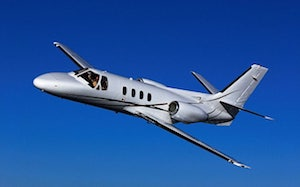
%> input picture Coursework02/Test/Image/plane.jpg, 300 x 187 px
$ octave Task02_2.m   (GNU Octave 9; MATLAB toolbox functions it lacks are replaced by stand-ins)
%> lines starting %> are read from the running program, lines starting %| are printed output that depends on the picture; in (x1, y1, x2, y2) boxes, pixels count from 0 and x2, y2 are one past the last pixel; in counts of white or black regions, pixels touching at a corner belong together; the program's own positions count from 1
### Coursework02/Test/calcAdjancency.m
function neighbors = calcAdjancency( Mask )

[height, width]      = size(Mask);
[row_mask, col_mask] = find(Mask);

% sparse Create sparse matrix.
% sparse(indexX,indexY,value)
neighbors = sparse(length(row_mask), length(row_mask), 0);

% the linear indexs of all the pixels in the mask
roi_idxs = sub2ind([height, width], row_mask, col_mask);

for k = 1:size(row_mask, 1), %traverse all the pixels in the mask
    %4 the neighbors of [row_mask(k), col_mask(k)]
    connected_4 = [row_mask(k), col_mask(k)-1;%left
                   row_mask(k), col_mask(k)+1;%right
                   row_mask(k)-1, col_mask(k);%top
                   row_mask(k)+1, col_mask(k)];%bottom

    % the linear indexs of the 4 neighbors
    ind_neighbors = sub2ind([height, width], connected_4(:, 1), connected_4(:, 2));

    %?????? i = ismembc2(t, X)???t?X???????X???????????
    for neighbor_idx = 1: 4, %number of neighbors,
        adjacent_pixel_idx =  ismembc2(ind_neighbors(neighbor_idx), roi_idxs);
        if (adjacent_pixel_idx ~= 0)
%         adjacent_pixel_idx =  ismember(ind_neighbors(neighbor_idx), roi_idxs);
%         disp(adjacent_pixel_idx);
%         if (adjacent_pixel_idx)
            neighbors(k, adjacent_pixel_idx) = 1;
        end
    end

end
end

### Coursework02/Test/Task02_2.m
close all;
clear;
clc;

dolphinImage   = imread('image/plane.jpg');
%> dolphinImage is the input picture: size 187x300x3 uint8; mean R, G, B 34, 86.1, 162
backImage   = imread('image/city.jpg');
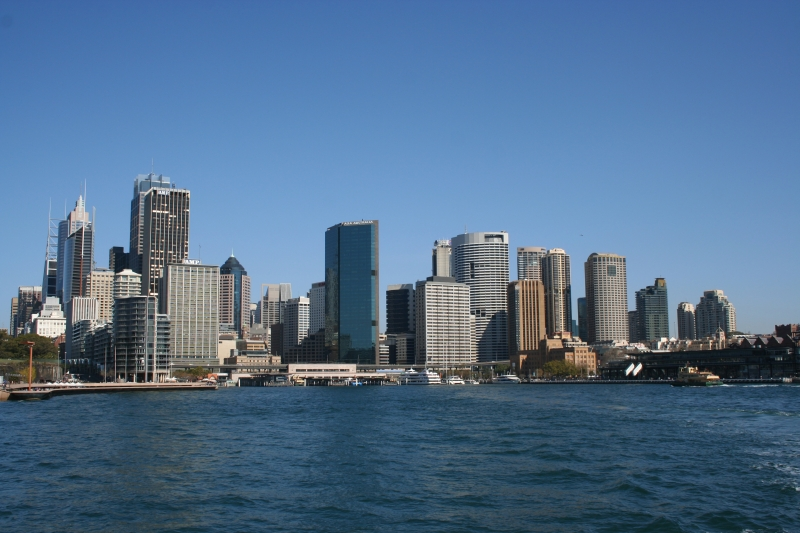
%> input picture Coursework02/Test/Image/city.jpg, 800 x 533 px
%> backImage is the input picture: size 533x800x3 uint8; mean R, G, B 81.4, 111, 141.3
%backImage   = imread('image/example02_3.jpg');

dolphinImage = rgb2gray(dolphinImage);
%> dolphinImage: size 187x300 uint8
backImage = rgb2gray(backImage);
%> backImage: size 533x800 uint8

[backRows, backCols] = size(backImage);
%> backRows = 533; backCols = 800
[SourceRows, SourceCols] = size(dolphinImage);
%> SourceRows = 187; SourceCols = 300

% Polygon
% polygon = [109,31;111,52;87,92;80,149;
%     57,178;56,209;110,197;148,182;
%     131,153;140,114;227,112;243,107;
%     239,91;232,64;197,35;150,31;121,21;109,31];


polygon = [29,56;16,94;93,126;151,147;252,177;288,143;281,102;292,69;253,40;215,64;164,64;109,53;63,31];

x = polygon(:,1);
y = polygon(:,2);
%
% mask
mask = poly2mask(x,y,SourceRows,SourceCols);

position_in_target = [100,150];

% mask for background
[row, col] = find(mask);
%> row = 23598 values from 32 to 177; col = 23598 values from 17 to 292

start_pos = [min(col), min(row)];
%> start_pos = [17 32]
end_pos   = [max(col), max(row)];
%> end_pos = [292 177]

backMask = zeros(backRows, backCols);

xx = position_in_target(2):(position_in_target(2)+SourceRows-1);
%> xx = 187 values from 150 to 336
yy = position_in_target(1):(position_in_target(1)+SourceCols-1);

backMask(xx,yy) = mask;
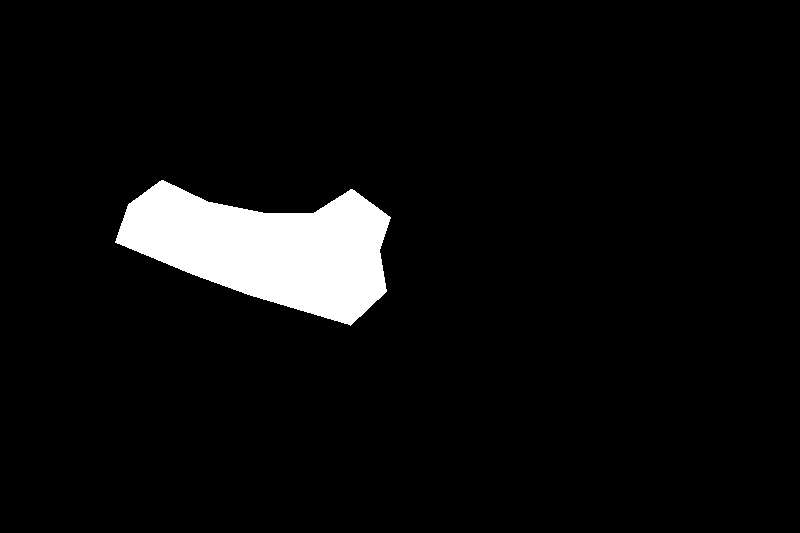
%> backMask: size 533x800 double; values 0 (black) and 1 (white), 5.5% white; 1 white region, box (x1, y1, x2, y2) and area: (115, 180, 391, 326) 23598

% [8 lines of commented-out code are left out]
boundry = bwboundaries(backMask);

% compute gradient
% filter = [0 -1 0; -1 4 -1; 0 -1 0];
% laplacian = conv2(double(dolphinImage), filter, 'same');
%
% backlaplacian = conv2(double(backImage), filter, 'same');
%
target_area = backImage(position_in_target(2):(position_in_target(2)+SourceRows-1),position_in_target(1):(position_in_target(1)+SourceCols-1));


%
% backImage = double(backImage);
% backImage(logical(backMask(:))) = laplacian(mask(:));

% ********


%create the gradient mask for the first derivative
grad_mask_x=[-1 1];
grad_mask_y=[-1;1];

%get the first derivative of the target image
g_x_target=conv2(target_area(:,:), grad_mask_x, 'same');
g_y_target=conv2(target_area(:,:), grad_mask_y, 'same');
g_mag_target=sqrt(g_x_target.^2+g_y_target.^2);

%get the first derivative of the source image
g_x_source=conv2(dolphinImage(:,:),grad_mask_x, 'same');
g_y_source=conv2(dolphinImage(:,:),grad_mask_y, 'same');
g_mag_source=sqrt(g_x_source.^2+g_y_source.^2);
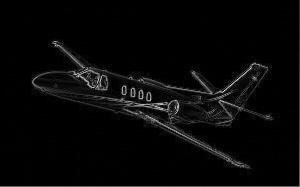
%> g_mag_source: size 187x300 double; min 0, max 224.7, mean 7.9

% %work with 1-D
g_mag_target=g_mag_target(:);
g_mag_source=g_mag_source(:);
%
%initialize the final gradient with the source gradient
g_x_final=g_x_source(:);
g_y_final=g_y_source(:);

%if the gradient of the target image is larger than the gradient of
%the source image, use the target's gradient instead
g_x_final(abs(g_mag_target)>abs(g_mag_source))=...
            g_x_target(g_mag_target>g_mag_source);

g_y_final(abs(g_mag_target)>abs(g_mag_source))=...
            g_y_target(g_mag_target>g_mag_source);

%map to 2-D
g_x_final=reshape(g_x_final,size(dolphinImage,1),size(dolphinImage,2));
g_y_final=reshape(g_y_final,size(dolphinImage,1),size(dolphinImage,2));

%get the final laplacian of the combination between the source and
%target images lap=second deriv of x + second deriv of y
lap=conv2(g_x_final,grad_mask_x, 'same');
lap=lap+conv2(g_y_final,grad_mask_y, 'same');

backImage = double(backImage);
%> backImage: size 533x800 double

tempBack = lap.*mask;
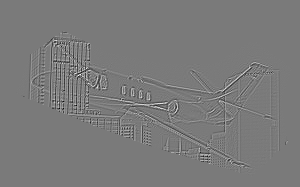
%> tempBack: size 187x300 double; min -401, max 431, mean 0; drawn with min black and max white


backImage = backImage .* (~backMask);


blank = zeros(backRows,backCols);
blank(xx,yy) = tempBack;
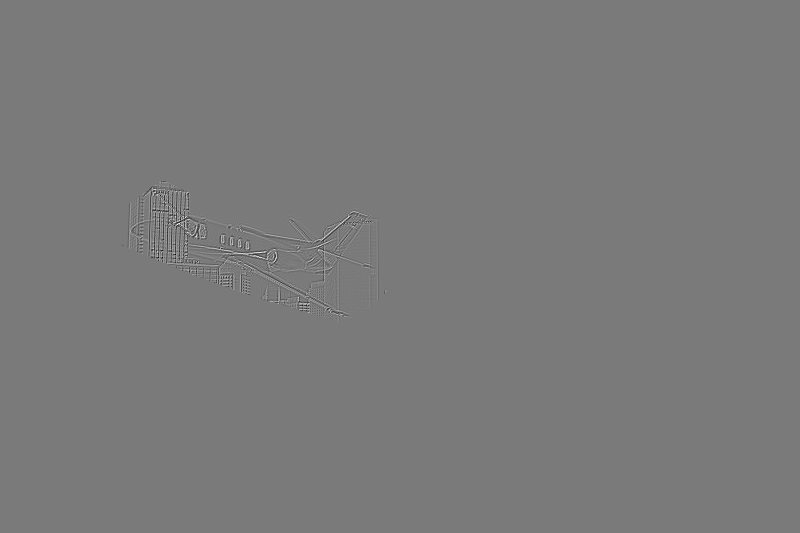
%> blank: size 533x800 double; min -401, max 431, mean 0; drawn with min black and max white

backImage(xx,yy) = backImage(xx,yy) + tempBack;
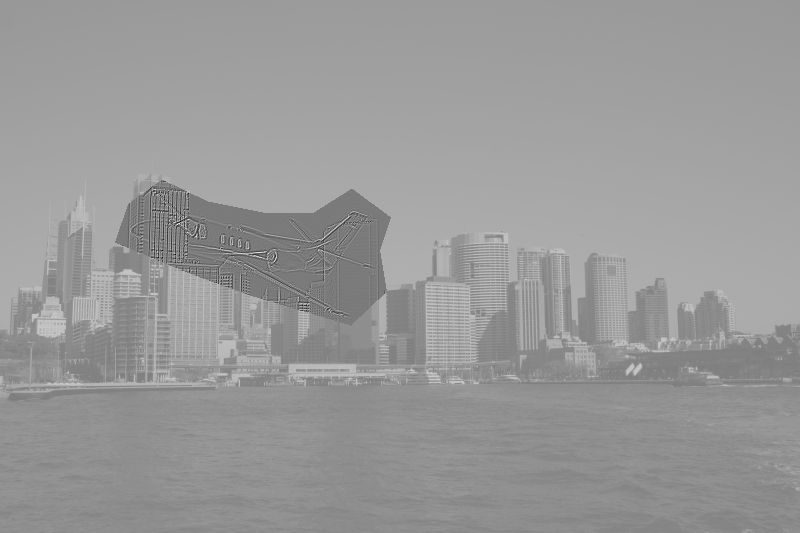
%> backImage: size 533x800 double; min -401, max 431, mean 98.6; drawn with min black and max white

figure;
imshow(uint8(blank));

figure;
imshow(uint8(backImage));
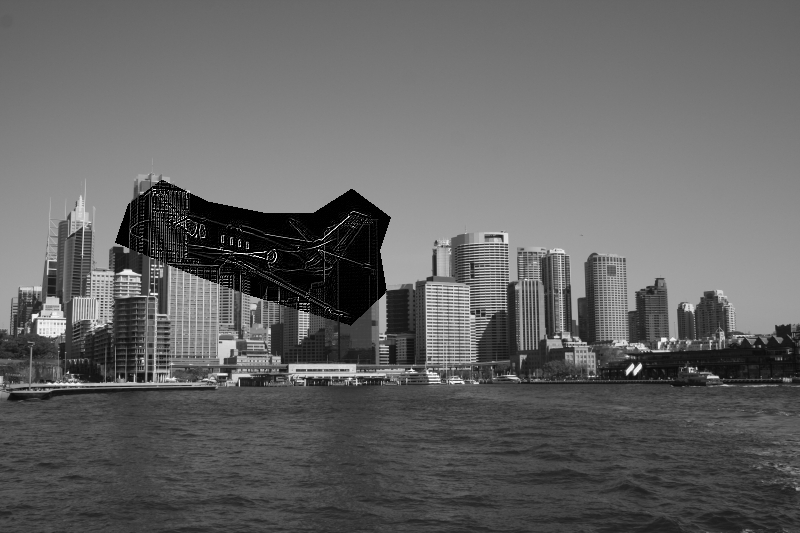
%> displayed picture: size 533x800, on the screen's scale of 0 to 255; min 0, max 255, mean 99.6

% [13 lines of commented-out code are left out]
AdjacencyMat = calcAdjancency(backMask);
%> the run ends on the next line
